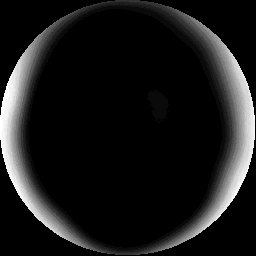
#> input picture Assets/ESNormalAssets/3DControlAssets/ModelSource/ah1.bmp, 256 x 256 px
$ python ingest_ui_reference.py ../../../../Assets/ESNormalAssets/3DControlAssets/ModelSource/ah1.bmp --out out.png
#> lines starting #> are read from the running program, lines starting #| are printed output that depends on the picture
#!/usr/bin/env python3
"""Extract deterministic candidate geometry from a UI reference image.

This is an input measurement tool, not a semantic vision model. It records the
source hash, pixel dimensions, visible-content bounds and conservative connected
regions. Region labels and anchor hints are candidates with confidence; they never
grant Unity materialization authority and must be reviewed before entering a
ScreenSpec. Keeping this step deterministic makes AI revisions traceable.
"""

from __future__ import annotations

import argparse
import hashlib
import json
import math
from collections import deque
from pathlib import Path
from statistics import median
from typing import Any

from PIL import Image


TOOL_VERSION = 1
DEFAULT_MAX_SIDE = 256


def sha256(path: Path) -> str:
    digest = hashlib.sha256()
    with path.open("rb") as stream:
        for chunk in iter(lambda: stream.read(1024 * 1024), b""):
            digest.update(chunk)
    return digest.hexdigest()


def clamp01(value: float) -> float:
    return max(0.0, min(1.0, value))


def rgb_distance(left: tuple[int, int, int], right: tuple[int, int, int]) -> float:
    return math.sqrt(sum((float(a) - float(b)) ** 2 for a, b in zip(left, right)))


def border_background(image: Image.Image) -> tuple[int, int, int]:
    pixels = image.convert("RGB")
    width, height = pixels.size
    samples: list[tuple[int, int, int]] = []
    stride_x = max(1, width // 32)
    stride_y = max(1, height // 32)
    for x in range(0, width, stride_x):
        samples.extend((pixels.getpixel((x, 0)), pixels.getpixel((x, height - 1))))
    for y in range(0, height, stride_y):
        samples.extend((pixels.getpixel((0, y)), pixels.getpixel((width - 1, y))))
    return tuple(int(round(median(channel))) for channel in zip(*samples))  # type: ignore[arg-type]


def downsample_mask(image: Image.Image, max_side: int, background: tuple[int, int, int]) -> tuple[list[list[bool]], tuple[int, int]]:
    source = image.convert("RGBA")
    width, height = source.size
    scale = min(1.0, float(max_side) / max(width, height))
    sample_width = max(1, int(round(width * scale)))
    sample_height = max(1, int(round(height * scale)))
    sample = source.resize((sample_width, sample_height), Image.Resampling.BILINEAR)
    mask: list[list[bool]] = []
    for y in range(sample_height):
        row: list[bool] = []
        for x in range(sample_width):
            red, green, blue, alpha = sample.getpixel((x, y))
            visible = alpha >= 16 and rgb_distance((red, green, blue), background) >= 18.0
            row.append(visible)
        mask.append(row)
    return mask, (sample_width, sample_height)


def connected_regions(mask: list[list[bool]], min_area: int = 8) -> list[tuple[int, int, int, int, int]]:
    if not mask or not mask[0]:
        return []
    height, width = len(mask), len(mask[0])
    seen = [[False] * width for _ in range(height)]
    regions: list[tuple[int, int, int, int, int]] = []
    for start_y in range(height):
        for start_x in range(width):
            if seen[start_y][start_x] or not mask[start_y][start_x]:
                continue
            queue: deque[tuple[int, int]] = deque([(start_x, start_y)])
            seen[start_y][start_x] = True
            min_x = max_x = start_x
            min_y = max_y = start_y
            area = 0
            while queue:
                x, y = queue.popleft()
                area += 1
                min_x, max_x = min(min_x, x), max(max_x, x)
                min_y, max_y = min(min_y, y), max(max_y, y)
                for next_x, next_y in ((x - 1, y), (x + 1, y), (x, y - 1), (x, y + 1)):
                    if 0 <= next_x < width and 0 <= next_y < height and not seen[next_y][next_x] and mask[next_y][next_x]:
                        seen[next_y][next_x] = True
                        queue.append((next_x, next_y))
            if area >= min_area:
                regions.append((min_x, min_y, max_x + 1, max_y + 1, area))
    return sorted(regions, key=lambda region: (region[1], region[0], -region[4]))


def region_role(bounds: tuple[int, int, int, int], image_size: tuple[int, int], area_ratio: float) -> tuple[str, str]:
    x0, y0, x1, y1 = bounds
    width, height = image_size
    region_width, region_height = x1 - x0, y1 - y0
    aspect = region_width / max(1, region_height)
    touches_edge = x0 <= 1 or y0 <= 1 or x1 >= width - 1 or y1 >= height - 1
    if area_ratio >= 0.42 and touches_edge:
        return "background-candidate", "low"
    if aspect >= 4.0 or aspect <= 0.25:
        return "strip-or-divider-candidate", "low"
    if area_ratio >= 0.12:
        return "panel-candidate", "medium"
    if max(region_width, region_height) <= min(width, height) * 0.28:
        return "icon-or-control-candidate", "low"
    return "content-region-candidate", "low"


def anchor_hint(bounds: tuple[int, int, int, int], image_size: tuple[int, int]) -> tuple[str, str]:
    x0, y0, x1, y1 = bounds
    width, height = image_size
    margin = 0.035
    left, right = x0 / width, x1 / width
    top, bottom = y0 / height, y1 / height
    if left <= margin and right >= 1.0 - margin:
        return "stretch-x", "candidate-from-edge-contact"
    if top <= margin and bottom >= 1.0 - margin:
        return "stretch-y", "candidate-from-edge-contact"
    if abs((left + right) * 0.5 - 0.5) <= 0.06 and abs((top + bottom) * 0.5 - 0.5) <= 0.06:
        return "centered", "candidate-from-image-center"
    if left <= margin:
        return "left-docked", "candidate-from-edge-contact"
    if right >= 1.0 - margin:
        return "right-docked", "candidate-from-edge-contact"
    if top <= margin:
        return "top-docked", "candidate-from-edge-contact"
    if bottom >= 1.0 - margin:
        return "bottom-docked", "candidate-from-edge-contact"
    return "content-relative", "candidate-only"


def analyze(path: Path, max_side: int) -> dict[str, Any]:
    source_hash = sha256(path)
    with Image.open(path) as opened:
        image = opened.convert("RGBA")
        width, height = image.size
        background = border_background(image)
        mask, sampled_size = downsample_mask(image, max_side, background)
        regions = connected_regions(mask, min_area=max(8, int(sampled_size[0] * sampled_size[1] * 0.00025)))

    scale_x, scale_y = width / sampled_size[0], height / sampled_size[1]
    candidates: list[dict[str, Any]] = []
    for index, (x0, y0, x1, y1, area) in enumerate(regions[:128]):
        pixel_bounds = [round(x0 * scale_x), round(y0 * scale_y), round(x1 * scale_x), round(y1 * scale_y)]
        normalized = [
            clamp01(pixel_bounds[0] / width), clamp01(pixel_bounds[1] / height),
            clamp01(pixel_bounds[2] / width), clamp01(pixel_bounds[3] / height),
        ]
        area_ratio = (pixel_bounds[2] - pixel_bounds[0]) * (pixel_bounds[3] - pixel_bounds[1]) / (width * height)
        role, confidence = region_role(tuple(pixel_bounds), (width, height), area_ratio)
        anchor, anchor_reason = anchor_hint(tuple(pixel_bounds), (width, height))
        candidates.append({
            "id": f"reference-region-{index + 1:03d}",
            "role": role,
            "pixelBounds": pixel_bounds,
            "normalizedBounds": normalized,
            "areaRatio": round(area_ratio, 6),
            "componentPixelCount": area,
            "confidence": confidence,
            "observations": ["connected non-background pixel region"],
            "assumptions": ["semantic type, parent and interaction are not recoverable from pixels alone"],
            "anchorHint": anchor,
            "anchorHintReason": anchor_reason,
            "reviewRequired": True,
        })
    return {
        "schemaVersion": 1,
        "analyzer": "es-ui-prefab-authoring/ingest_ui_reference",
        "analyzerVersion": TOOL_VERSION,
        "source": {"path": path.as_posix(), "sha256": source_hash, "width": width, "height": height, "mode": "RGBA"},
        "method": {"background": "border-median", "maskThresholdRgbDistance": 18.0, "maxAnalysisSide": max_side, "semanticModel": "none"},
        "backgroundEstimate": {"rgb": list(background), "hex": "#%02X%02X%02X" % background},
        "regions": candidates,
        "regionCount": len(candidates),
        "status": "candidate" if candidates else "blocked",
        "confidencePolicy": "candidate geometry only; semantic labels, anchors, parent ownership, OCR and responsive behavior require review or an explicit design IR",
        "nonClaims": ["OCR/text identity", "Unity RectTransform or Canvas ownership", "responsive layout", "interaction behavior", "visual acceptance", "commercial asset provenance"],
    }


def main() -> int:
    parser = argparse.ArgumentParser(description=__doc__)
    parser.add_argument("reference", type=Path, help="PNG/JPEG UI reference image")
    parser.add_argument("--out", type=Path, required=True, help="JSON evidence path")
    parser.add_argument("--max-analysis-side", type=int, default=DEFAULT_MAX_SIDE)
    args = parser.parse_args()
    path = args.reference.resolve()
    if not path.is_file():
        parser.error(f"reference does not exist: {path}")
    if args.max_analysis_side < 32:
        parser.error("--max-analysis-side must be at least 32")
    receipt = analyze(path, args.max_analysis_side)
#> in analyze, opened is the input picture: PIL image 256x256 L; min 0, max 25, mean 2.6
#> in analyze, `image = opened.convert("RGBA")`:
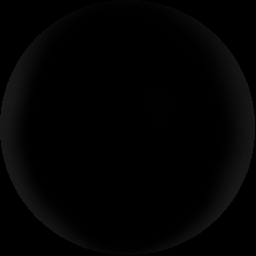
#> image: PIL image 256x256 RGBA; mean R, G, B, A 2.6, 2.6, 2.6, 255
#> after the loop in border_background, `for x in range(0, width, stride_x):`: samples = 64 items, first 6: (0, 0, 0), (0, 0, 0), (0, 0, 0), (0, 0, 0), (0, 0, 0), (0, 0, 0)
#> after the loop in border_background, `for y in range(0, height, stride_y):`: samples = 128 items, first 6: (0, 0, 0), (0, 0, 0), (0, 0, 0), (0, 0, 0), (0, 0, 0), (0, 0, 0)
#> in analyze, `background = border_background(image)`: background = (0, 0, 0)
#> after the loop in downsample_mask, `for y in range(sample_height):`: mask = 256 items
#> in analyze, `mask, sampled_size = downsample_mask(image, max_side, background)`: sampled_size = (256, 256)
#> in connected_regions, `height, width = len(mask), len(mask[0])`: height = 256
#> in connected_regions, `seen = [[False] * width for _ in range(height)]`: seen = 256 items
#> in analyze, `regions = connected_regions(mask, min_area=max(8, int(sampled_size[0] ..`: regions = [(159, 14, 255, 251, 3779), (0, 28, 89, 249, 3477)]
#> in analyze, `scale_x, scale_y = width / sampled_size[0], height / sampled_size[1]`: scale_x = 1
#> the loop in analyze, `for index, (x0, y0, x1, y1, area) in enumerate(regions[:128]):` made 2 passes
#> (area, normalized, area_ratio) on passes 1 to 2: (3779, [0.621, 0.0547, 0.996, 0.98], 0.347), (3477, [0, 0.109, 0.348, 0.973], 0.3)
#> after the loop in analyze, `for index, (x0, y0, x1, y1, area) in enumerate(regions[:128]):`: candidates = 2 items
#> receipt = 11 items
    args.out.parent.mkdir(parents=True, exist_ok=True)
    args.out.write_text(json.dumps(receipt, ensure_ascii=False, indent=2) + "\n", encoding="utf-8")
    print(json.dumps(receipt, ensure_ascii=False, indent=2))
#> (printed output is left out)
    return 0 if receipt["status"] == "candidate" else 2


if __name__ == "__main__":
    raise SystemExit(main())
#> (the program exits here)
